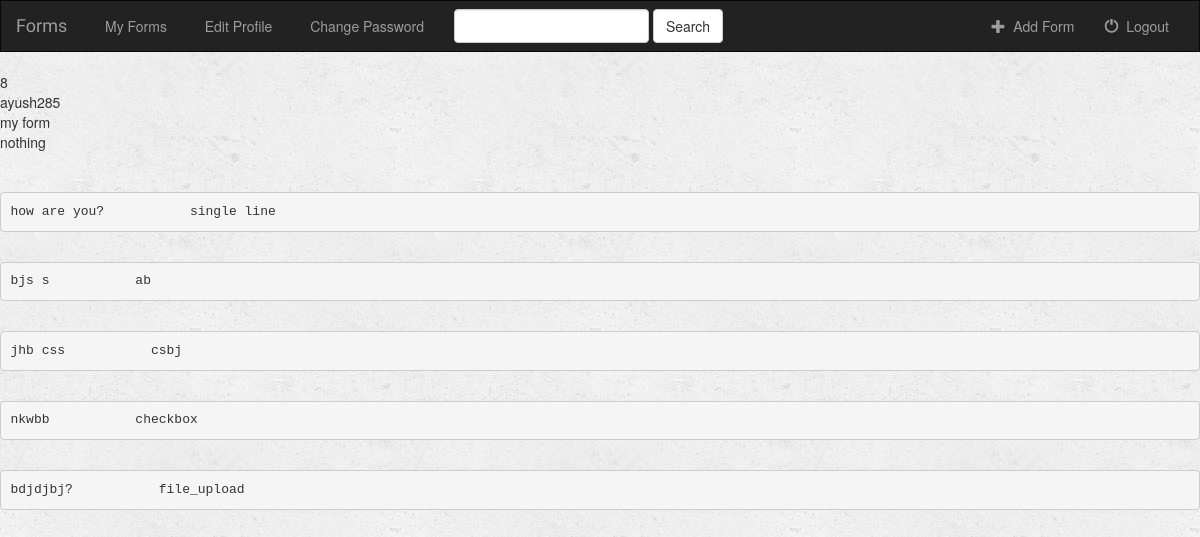
Screenshot of /music/8/user/1/ with the database file from the repository.
### music/models.py (models this page shows, shortened)
class Gform(models.Model):
    user = models.ForeignKey(User, default=1)
    gform_name = models.CharField(max_length=50,default="")
    gform_desc = models.CharField(max_length=500,default="")
    def __str__(self):
        return self.gform_name + " " + self.gform_desc

class Question(models.Model):
    gform = models.ForeignKey(Gform, on_delete=models.CASCADE, default=1)
    ques_type = models.CharField(max_length=50, choices=TYPE_CHOICES, default="multiline")
    ques_text = models.CharField(max_length=500)
    choices = models.CharField(max_length=500,default="")
    is_req = models.BooleanField(default=False)
    is_vis = models.BooleanField(default=False)

### music/views.py (the view)
# urls.py: url(r'^(?P<gform_id>[0-9]+)/user/(?P<user_id>[0-9]+)/$', views.filler, name='filler'),
def filler(request, gform_id, user_id):
	user = request.user
	gform = get_object_or_404(Gform, pk=gform_id)
	return render(request, 'music/filler.html', {'gform':gform, 'user':user})

### music/templates/music/filler.html (shortened to what this page needs)
{% extends 'music/base.html' %}
{% block body %}
{{ gform.id }} <br>
{{ gform.user }} <br>
{{ gform.gform_name }} <br>
{{ gform.gform_desc }} <br> <br><br>
{% for question in gform.question_set.all %}
	<pre>{{ question.ques_text }}           {{ question.ques_type }}</pre><br>
{% endfor %}
{% endblock %}

### music/static/music/style.css (style rules this page uses)
body { background: white url("images/background.png"); }

### rows the page displays
Gform: id "8", user "ayush285", gform_name "my form", gform_desc "nothing"
Question: ques_text "how are you?", ques_type "single line"
Question: ques_text "bjs s", ques_type "ab"
Question: ques_text "jhb css", ques_type "csbj"
Question: ques_text "nkwbb", ques_type "checkbox"
Question: ques_text "bdjdjbj?", ques_type "file_upload"
